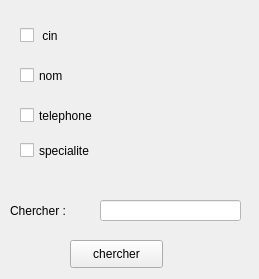
      <widget class="QWidget" name="scrollAreaWidgetContents">
       <property name="geometry">
        <rect>
         <x>0</x>
         <y>0</y>
         <width>259</width>
         <height>279</height>
        </rect>
       </property>
       <widget class="QCheckBox" name="checkBox">
        <property name="geometry">
         <rect>
          <x>20</x>
          <y>20</y>
          <width>191</width>
          <height>31</height>
         </rect>
        </property>
        <property name="styleSheet">
         <string notr="true">font: 87 8pt &quot;Segoe UI Black&quot;;</string>
        </property>
        <property name="text">
         <string> cin</string>
        </property>
       </widget>
       <widget class="QCheckBox" name="checkBox_2">
        <property name="geometry">
         <rect>
          <x>20</x>
          <y>60</y>
          <width>191</width>
          <height>31</height>
         </rect>
        </property>
        <property name="styleSheet">
         <string notr="true">font: 87 8pt &quot;Segoe UI Black&quot;;</string>
        </property>
        <property name="text">
         <string>nom</string>
        </property>
       </widget>
       <widget class="QCheckBox" name="checkBox_3">
        <property name="geometry">
         <rect>
          <x>20</x>
          <y>100</y>
          <width>251</width>
          <height>31</height>
         </rect>
        </property>
        <property name="styleSheet">
         <string notr="true">font: 87 8pt &quot;Segoe UI Black&quot;;</string>
        </property>
        <property name="text">
         <string>telephone</string>
        </property>
       </widget>
       <widget class="QCheckBox" name="checkBox_4">
        <property name="geometry">
         <rect>
          <x>20</x>
          <y>130</y>
          <width>191</width>
          <height>41</height>
         </rect>
        </property>
        <property name="styleSheet">
         <string notr="true">font: 87 8pt &quot;Segoe UI Black&quot;;
</string>
        </property>
        <property name="text">
         <string>specialite</string>
        </property>
       </widget>
       <widget class="QLineEdit" name="lineEdit_recherche">
        <property name="geometry">
         <rect>
          <x>100</x>
          <y>200</y>
          <width>141</width>
          <height>21</height>
         </rect>
        </property>
        <property name="styleSheet">
         <string notr="true">background-color: rgb(255, 255, 255);</string>
        </property>
       </widget>
       <widget class="QLabel" name="label_2">
        <property name="geometry">
         <rect>
          <x>10</x>
          <y>200</y>
          <width>81</width>
          <height>21</height>
         </rect>
        </property>
        <property name="styleSheet">
         <string notr="true">font: 10pt &quot;MS Shell Dlg 2&quot;;</string>
        </property>
        <property name="text">
         <string>Chercher :</string>
        </property>
       </widget>
       <widget class="QPushButton" name="pushButton">
        <property name="geometry">
         <rect>
          <x>70</x>
          <y>240</y>
          <width>93</width>
          <height>28</height>
         </rect>
        </property>
        <property name="text">
         <string>chercher</string>
        </property>
       </widget>
      </widget>
